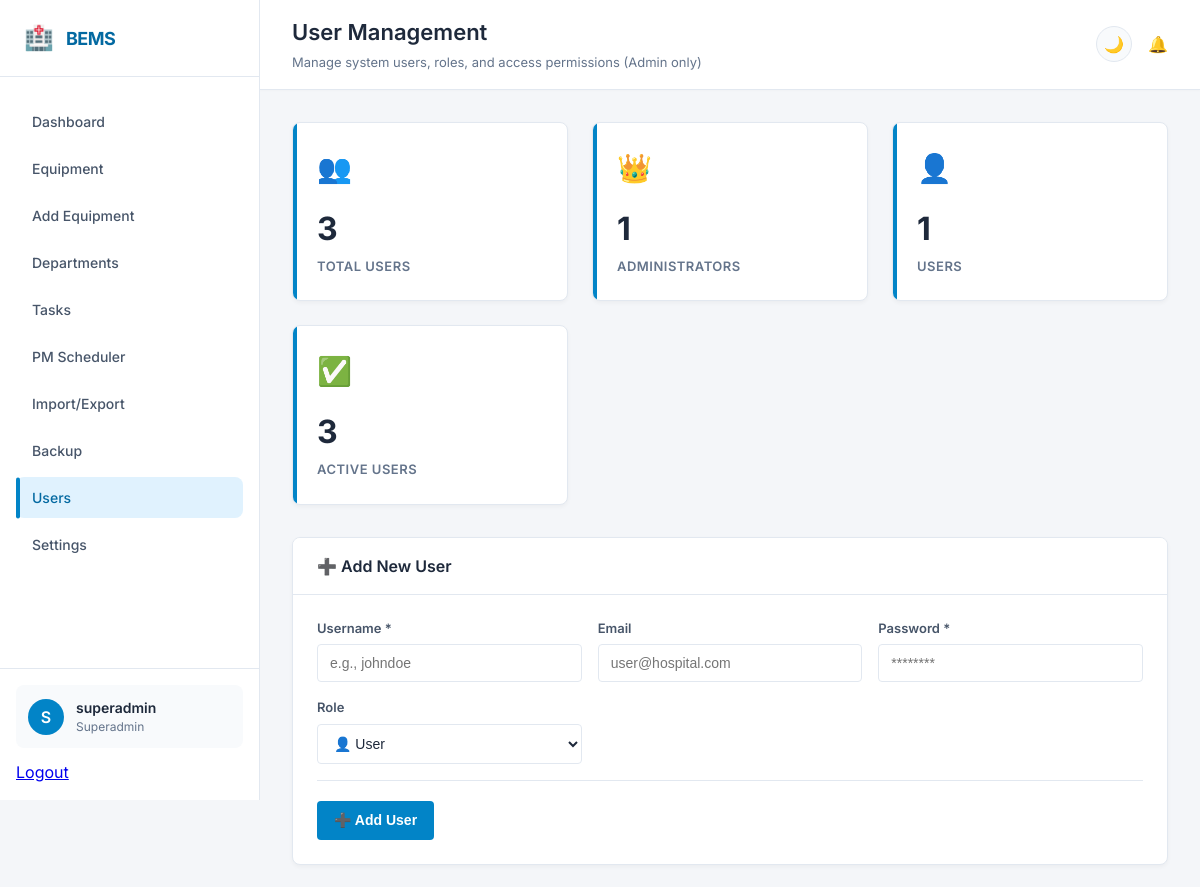
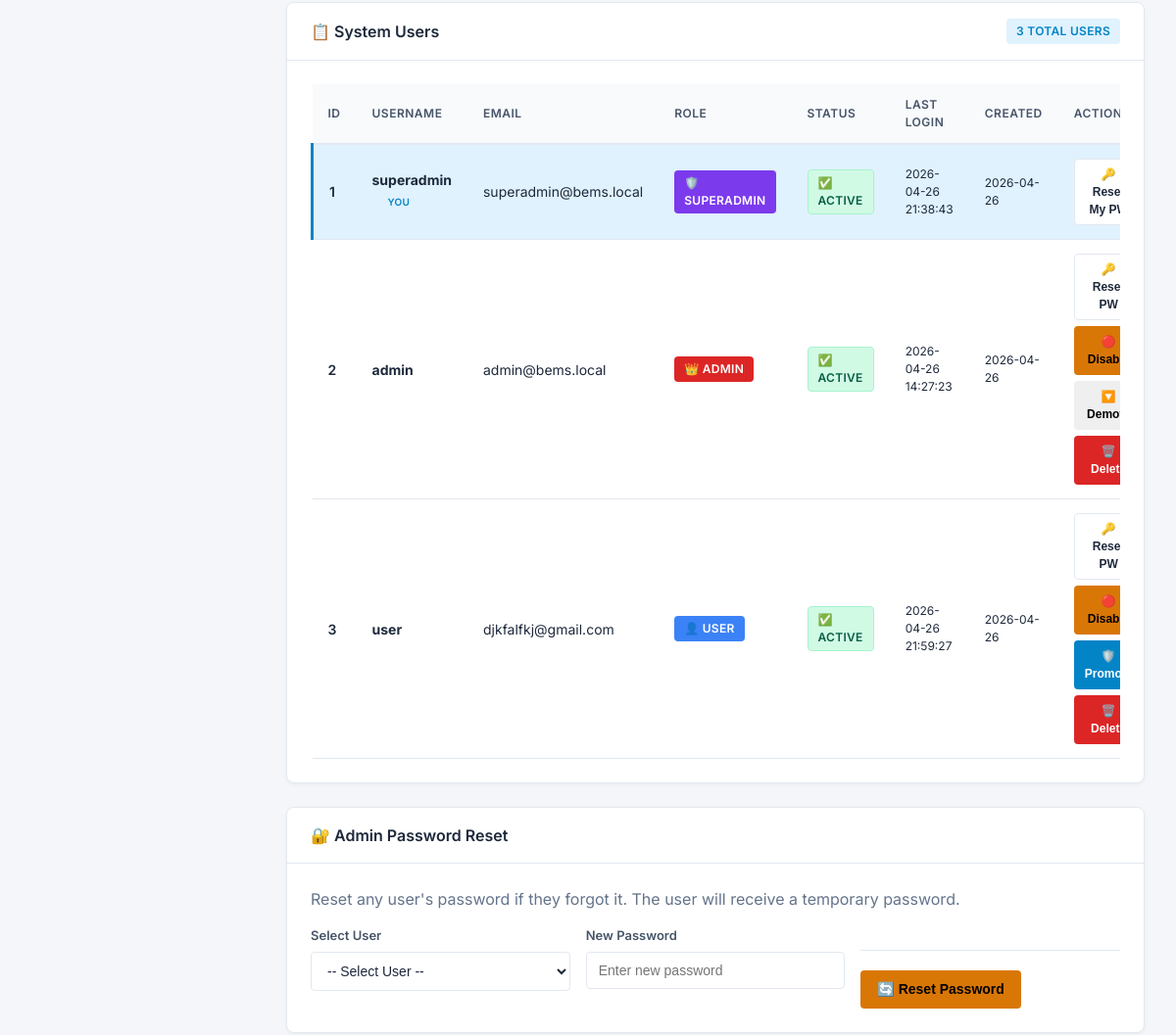
Page /users (signed in, upper part) on the earlier database version (2 pictures, top to bottom).
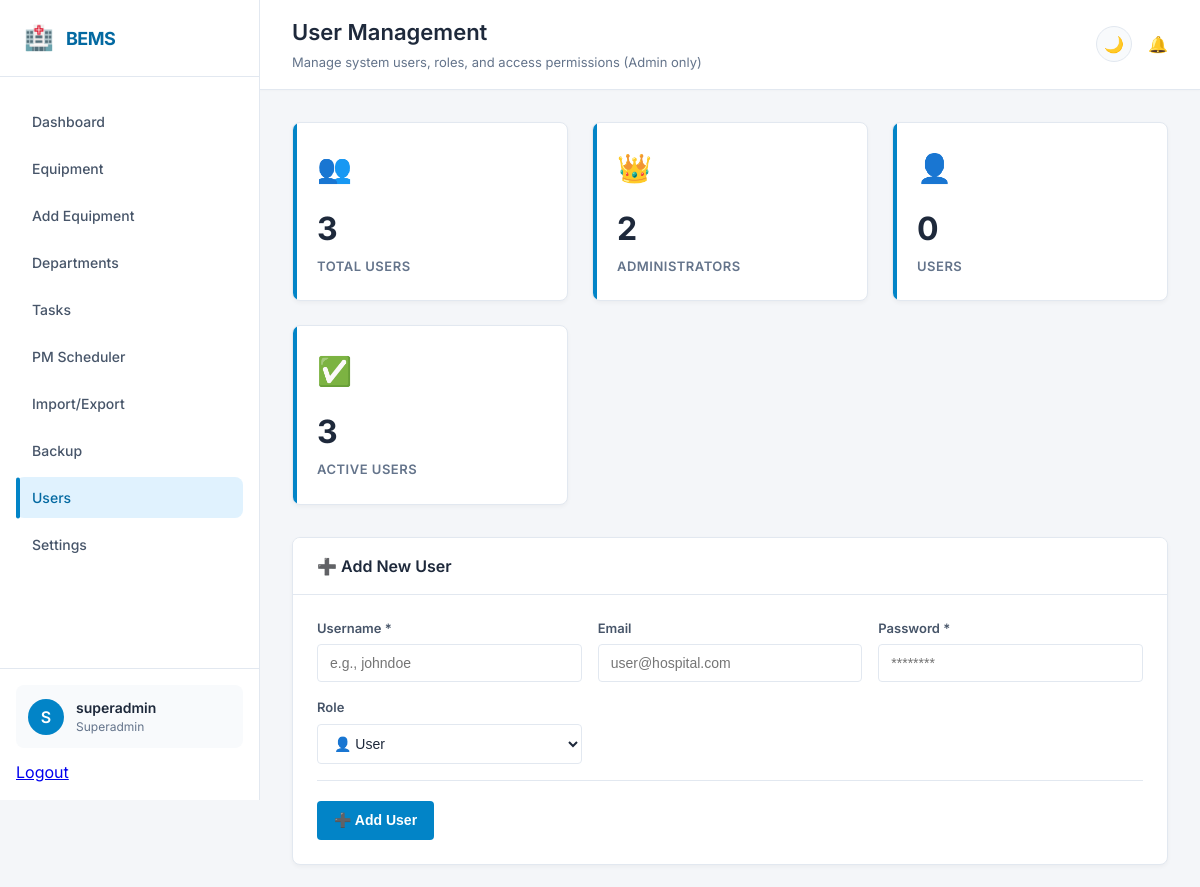
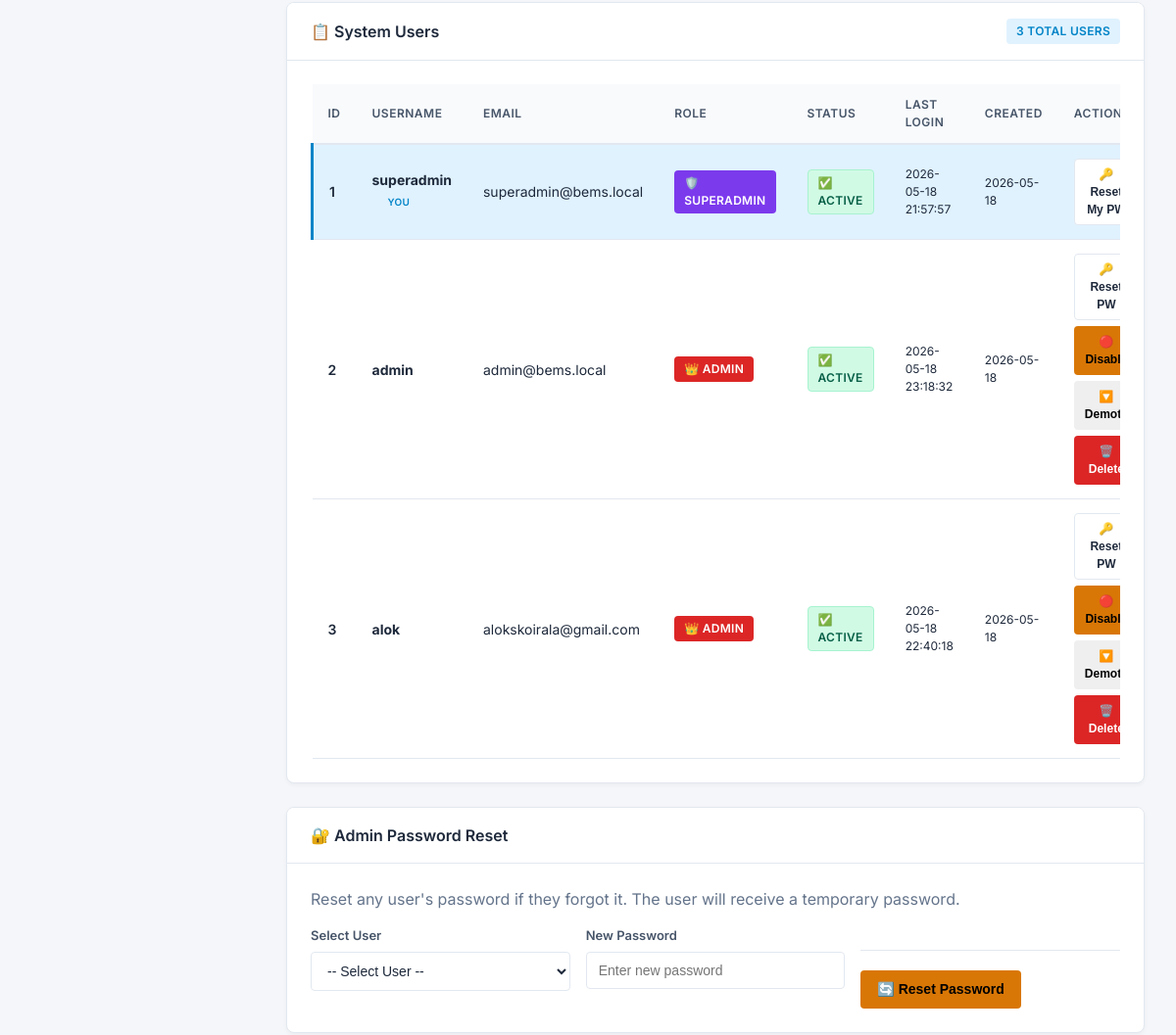
Same page on the later database version (2 pictures, top to bottom).
### app.py (models this page shows, shortened)
class User(db.Model):
    id = db.Column(db.Integer, primary_key=True)
    username = db.Column(db.String(80), unique=True, nullable=False)
    email = db.Column(db.String(120), unique=True, nullable=True)
    password_hash = db.Column(db.String(200), nullable=False)
    role = db.Column(db.String(50), default='user')
    is_active = db.Column(db.Boolean, default=True)
    created_at = db.Column(db.String(50), default=lambda: datetime.now().strftime('%Y-%m-%d %H:%M:%S'))
    last_login = db.Column(db.String(50))

### app.py (the view)
@app.route('/users')
@admin_required
def user_management():
    users = User.query.all()
    return render_template('users.html', users=users)

### app.py (called while the page is built)
def admin_required(f):
    @wraps(f)
    def decorated_function(*args, **kwargs):
        if 'user' not in session:
            return redirect('/login')
        if session.get('role') not in (ADMIN_ROLE, SUPERADMIN_ROLE):
            return "Access Denied. Admin privileges required.", 403
        return f(*args, **kwargs)
    return decorated_function

### templates/users.html (shortened to what the changed rows need)
{% extends "base.html" %}
{% block page_title %}User Management{% endblock %}
{% block content %}
<div class="stats-grid">
    <div class="stat-card">
        <div class="stat-icon">👑</div>
        <div class="stat-number">{{ users|selectattr('role', 'equalto', 'admin')|list|length }}</div>
        <div class="stat-label">Administrators</div>
    </div>
    <div class="stat-card">
        <div class="stat-icon">👤</div>
        <div class="stat-number">{{ users|selectattr('role', 'equalto', 'user')|list|length }}</div>
        <div class="stat-label">Users</div>
    </div>
</div>
<div class="card">
    <div class="card-body">
        {% if users %}
            <div class="table-container">
                <table class="data-table">
                    <thead>
                        <tr>
                            <th>ID</th>
                            <th>Username</th>
                            <th>Email</th>
                            <th>Role</th>
                            <th>Status</th>
                            <th>Last Login</th>
                            <th>Created</th>
                            <th>Actions</th>
                        </thead>
                        <tbody>
                            {% for user in users %}
                            <tr>
                                <td style="font-weight: 600;">{{ user.id }}</td>
                                <td>
                                    <strong>{{ user.username }}</strong>
                                    {% if user.id == session.get('user_id') %}
                                        <span class="badge" style="background: var(--primary-light); color: var(--primary); font-size: 10px; margin-left: 6px;">
                                            You
                                        </span>
                                    {% endif %}
                                </td>
                                <td>{{ user.email or '-' }}</td>
                                <td>
                                    {% if user.role == 'superadmin' %}
                                        <span class="badge" style="background: #7c3aed; color: white;">🛡️ Superadmin</span>
                                    {% elif user.role == 'admin' %}
                                        <span class="badge" style="background: #dc2626; color: white;">👑 Admin</span>
                                    {% else %}
                                        <span class="badge" style="background: #3b82f6; color: white;">👤 User</span>
                                    {% endif %}
                                </td>
                                <td>
                                    {% if user.is_active %}
                                        <span class="badge badge-working">✅ Active</span>
                                    {% else %}
                                        <span class="badge badge-scrap">⛔ Inactive</span>
                                    {% endif %}
                                </td>
                                <td style="font-size: 12px;">{{ user.last_login or 'Never' }}</td>
                                <td style="font-size: 12px;">{{ user.created_at[:10] if user.created_at else '-' }}</td>
                                <td style="display: flex; gap: 6px; flex-wrap: wrap;">
                                    {% if user.id != session.get('user_id') %}
                                        {% if session.get('role') == 'superadmin' or user.role == 'user' %}
                                            <button class="btn btn-sm btn-secondary"
                                                    onclick="resetPassword({{ user.id }}, '{{ user.username }}')"
                                                    title="Reset Password">
                                                🔑 Reset PW
                                            </button>
                                            <button class="btn btn-sm {% if user.is_active %}btn-warning{% else %}btn-success{% endif %}"
                                                    onclick="toggleUser({{ user.id }}, '{{ user.username }}', {{ user.is_active|lower }})"
                                                    title="{% if user.is_active %}Disable{% else %}Enable{% endif %} User">
                                                {% if user.is_active %}🔴 Disable{% else %}🟢 Enable{% endif %}
                                            </button>
                                        {% endif %}
                                        {% if session.get('role') == 'superadmin' and user.role != 'superadmin' %}
                                            {% if user.role == 'user' %}
                                                <button class="btn btn-sm btn-primary"
                                                        onclick="changeRole({{ user.id }}, '{{ user.username }}', 'admin')"
                                                        title="Promote to Admin">
                                                    🛡️ Promote
                                                </button>
                                            {% elif user.role == 'admin' %}
                                                <button class="btn btn-sm btn-outline-primary"
                                                        onclick="changeRole({{ user.id }}, '{{ user.username }}', 'user')"
                                                        title="Demote to User">
                                                    🔽 Demote
                                                </button>
                                            {% endif %}
                                        {% endif %}
                                        {% if session.get('role') == 'superadmin' or user.role == 'user' %}
                                            <button class="btn btn-sm btn-danger"
                                                    onclick="deleteUser({{ user.id }}, '{{ user.username }}')"
                                                    title="Delete User">
                                                🗑️ Delete
                                            </button>
                                        {% endif %}
                                    {% else %}
                                        {% if session.get('role') in ['admin', 'superadmin'] %}
                                            <button class="btn btn-sm btn-secondary"
                                                    onclick="resetPassword({{ user.id }}, '{{ user.username }}')"
                                                    title="Reset Your Password">
                                                🔑 Reset My PW
                                            </button>
                                        {% endif %}
                                    {% endif %}
                                </td>
                            </tr>
                            {% endfor %}
                        </tbody>
                    </table>
                </div>
            {% else %}
                <div class="empty-state">
                    <div class="empty-state-icon">👥</div>
                    <p>No users found. Add your first user above!</p>
                </div>
            {% endif %}
        </div>
    </div>
    {% endblock %}

Differences in the rows shown:
changed User "superadmin": last_login "2026-04-26 21:38:43" → "2026-05-18 21:57:57"; created_at "2026-04-26" → "2026-05-18"
changed User "admin": last_login "2026-04-26 14:27:23" → "2026-05-18 23:18:32"; created_at "2026-04-26" → "2026-05-18"
changed User id 3: username "user" → "alok"; email "djkfalfkj@gmail.com" → "alokskoirala@gmail.com"; last_login "2026-04-26 21:59:27" → "2026-05-18 22:40:18"; created_at "2026-04-26" → "2026-05-18"; role "👤 USER 🛡️…" → "👑 ADMIN 🔽…"
Other differences:
{{ users|selectattr('role', 'equalto', 'admin')|list|length }}: "1" → "2"
{{ users|selectattr('role', 'equalto', 'user')|list|length }}: "1" → "0"
